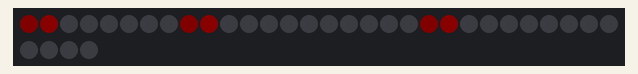
Simulated run of this program. Board: ATtiny85, built with avr-gcc and run on an emulated ATtiny85. On the bench: 34 RGB LEDs in strip order, left to right, continuing on the next row. Dim RGB values are drawn brighter than linear.

Above: at 0.16 s.
At 4.49 s:
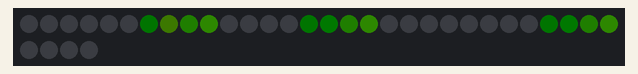
At 10.01 s:
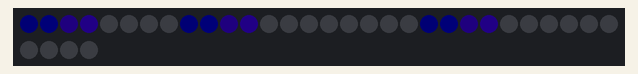
At 19.98 s:
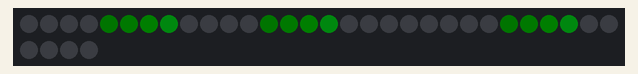
At 29.94 s:
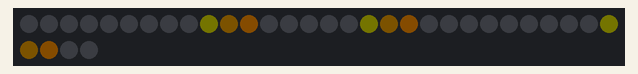
At 39.91 s:
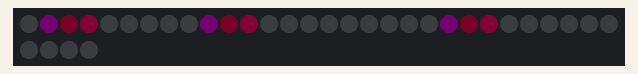

The program:

main.cpp
```cpp
#include <Arduino.h>
#include <FastLED.h>

#define BRIGHTNESS 10

#define NUM_LEDS 34
#define DATA_PIN 0

#define FADE_BY 128
#define DELAY_TIME 50

CRGB leds[NUM_LEDS];

void setup()
{
  delay(100); // power-up safety delay
  FastLED.addLeds<NEOPIXEL, DATA_PIN>(leds, NUM_LEDS);
  FastLED.setBrightness(BRIGHTNESS);
}

// void fadeVelp()
// {
//   for (int i = 0; i < 8; i++)
//   {
//     leds[i].nscale8_video(FADE_BY);
//   }
// }

static uint8_t hue = 0;

void setSection(uint8_t start, uint8_t end)
{
  for (int i = start; i < end; i++)
  {
    leds[i] = CHSV(hue++, 255, 255);
    FastLED.show();
    for (int j = start; j < end; j++)
    {
      leds[j].nscale8_video(FADE_BY);
    }
    delay(DELAY_TIME);
  }
}

void loop()
{
  // setSection(0, 8);
  // setSection(8, 20);

  for (int i = 0; i < 12; i++)
  {
    leds[i] = CHSV(hue++, 255, 255);
    leds[i + 8] = CHSV(hue, 255, 255);
    leds[i + 20] = CHSV(hue, 255, 255);

    FastLED.show();
    for (int j = 0; j < NUM_LEDS; j++)
    {
      leds[j].nscale8_video(FADE_BY);
    }
    delay(DELAY_TIME);
  }

  // setSection(20, 33);
  // for (int i = 0; i < 8; i++)
  // {
  //   leds[i] = CHSV(hue++, 255, 255);
  //   FastLED.show();
  //   fadeVelp();
  //   delay(50);
  // }
  // for (int i = 9; i < 20; i++)
  // {
  //   leds[i] = CHSV(hue++, 255, 255);
  //   FastLED.show();
  //   fadeVelp();
  //   delay(50);
  // }
  // for (int i = 21; i < 33; i++)
  // {
  //   leds[i] = CHSV(hue++, 255, 255);
  //   FastLED.show();
  //   fadeVelp();
  //   delay(50);
  // }
}
```
